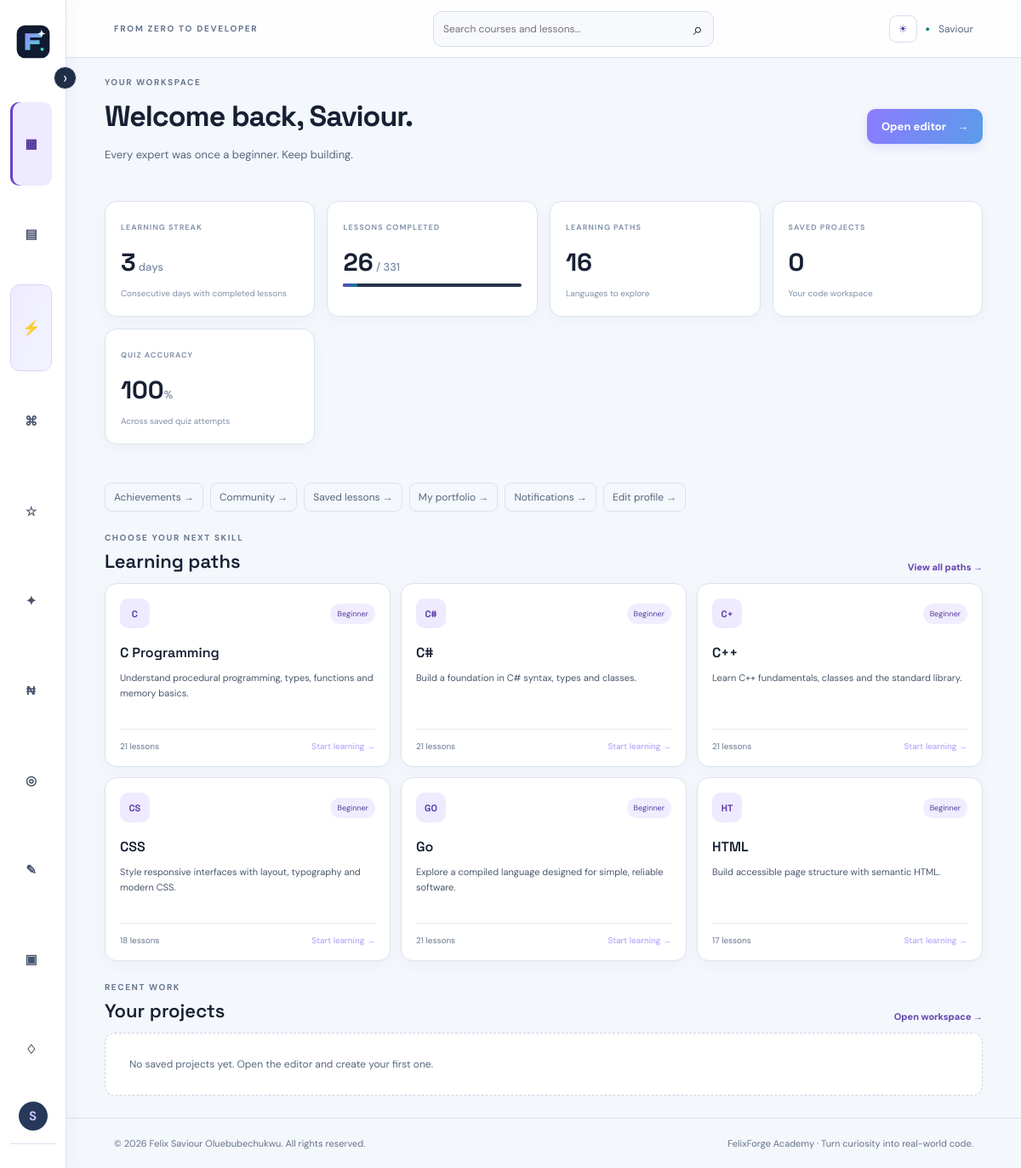
The page /dashboard (signed in) on the database its author committed.
### app.py (models this page shows, shortened)
class User(UserMixin, db.Model):
    id = db.Column(db.Integer, primary_key=True)
    username = db.Column(db.String(32), unique=True, nullable=False)
    email = db.Column(db.String(254), unique=True, nullable=False)
    password_hash = db.Column(db.String(255), nullable=False)
    created_at = db.Column(db.DateTime, default=datetime.utcnow)
    projects = db.relationship('Project', backref='owner', cascade='all, delete-orphan')
    progress = db.relationship('Progress', backref='learner', cascade='all, delete-orphan')
    quiz_results = db.relationship('QuizResult', back_populates='learner', cascade='all, delete-orphan')

class Course(db.Model):
    id = db.Column(db.Integer, primary_key=True)
    slug = db.Column(db.String(40), unique=True, nullable=False)
    title = db.Column(db.String(80), nullable=False)
    level = db.Column(db.String(30), default='Beginner')
    description = db.Column(db.Text, default='')
    language = db.Column(db.String(30), nullable=False)
    access_level = db.Column(db.String(20), nullable=False, default='free')
    lessons = db.relationship('Lesson', backref='course', cascade='all, delete-orphan', order_by='Lesson.position')

### app.py (the view)
@app.route('/dashboard')
@login_required
def dashboard():
    can_view_premium = can_access_advanced_courses()
    course_query = Course.query
    lesson_query = Lesson.query.join(Course)
    progress_query = Progress.query.filter_by(user_id=current_user.id).join(Lesson).join(Course)
    if not can_view_premium:
        course_query = course_query.filter(Course.access_level == 'free')
        lesson_query = lesson_query.filter(Course.access_level == 'free')
        progress_query = progress_query.filter(Course.access_level == 'free')
    courses = course_query.order_by(Course.title).all()
    completed = progress_query.count()
    total = lesson_query.count()
    projects=Project.query.filter_by(user_id=current_user.id).count(); all_results=QuizResult.query.filter_by(user_id=current_user.id).all(); accuracy=round(sum(r.score for r in all_results)/sum(r.total for r in all_results)*100) if all_results else 0; results=QuizResult.query.filter_by(user_id=current_user.id).order_by(QuizResult.created_at.desc()).limit(5).all()
    recent=Project.query.filter_by(user_id=current_user.id).order_by(Project.updated_at.desc()).limit(4).all()
    activity_dates=sorted({p.completed_at.date() for p in Progress.query.filter_by(user_id=current_user.id).all()},reverse=True)
    streak=0; today=date.today(); cursor=today if activity_dates and activity_dates[0]==today else today-timedelta(days=1)
    for day in activity_dates:
        if day==cursor: streak+=1; cursor-=timedelta(days=1)
        elif day<cursor: break
    return render_template('dashboard.html',courses=courses,completed=completed,total=total,projects=projects,accuracy=accuracy,results=results,recent=recent,streak=streak)

### app.py (called while the page is built)
@login_manager.user_loader
def load_user(user_id): return db.session.get(User, int(user_id))

def is_admin_user():
    admin_email = app.config.get('ADMIN_EMAIL', '')
    return bool(
        current_user.is_authenticated
        and app.config.get('ADMIN_ENABLED')
        and admin_email
        and current_user.email.lower() == admin_email
    )

def has_active_premium_membership(user_id):
    now = datetime.utcnow()
    return MembershipPayment.query.filter(
        MembershipPayment.user_id == user_id,
        MembershipPayment.plan.in_(['monthly', 'annual']),
        MembershipPayment.status == 'paid',
        MembershipPayment.starts_at.isnot(None),
        MembershipPayment.starts_at <= now,
        MembershipPayment.ends_at.isnot(None),
        MembershipPayment.ends_at > now,
    ).first() is not None

def can_access_advanced_courses():
    return bool(current_user.is_authenticated and (
        is_admin_user() or has_active_premium_membership(current_user.id)
    ))

@app.before_request
def record_daily_activity():
    if current_user.is_authenticated and request.endpoint not in {'static', 'logout'}:
        today = datetime.utcnow().date()
        activity = UserActivity.query.filter_by(user_id=current_user.id, activity_date=today).first()
        if activity is None:
            db.session.add(UserActivity(user_id=current_user.id, activity_date=today, last_seen_at=datetime.utcnow()))
        try:
            db.session.commit()
        except Exception:
            db.session.rollback()
            app.logger.exception('Could not record learner activity')

### templates/dashboard.html
{% extends 'base.html' %}{% block title %}Dashboard — FelixForge Academy{% endblock %}{% block content %}<div class="page-heading"><div><div class="eyebrow">YOUR WORKSPACE</div><h1>Welcome back, {{ current_user.username }}.</h1><p>Every expert was once a beginner. Keep building.</p></div><a class="button" href="{{ url_for('editor') }}">Open editor <span>→</span></a></div><div class="stats-grid"><div class="stat-card"><span>LEARNING STREAK</span><strong>{{ streak }}<small> days</small></strong><small class="stat-foot">Consecutive days with completed lessons</small></div><div class="stat-card"><span>LESSONS COMPLETED</span><strong>{{ completed }}<small> / {{ total }}</small></strong><div class="progress-track"><i style="width:{{ (completed/total*100)|round|int if total else 0 }}%"></i></div></div><div class="stat-card"><span>LEARNING PATHS</span><strong>{{ courses|length }}</strong><small class="stat-foot">Languages to explore</small></div><div class="stat-card"><span>SAVED PROJECTS</span><strong>{{ projects }}</strong><small class="stat-foot">Your code workspace</small></div><div class="stat-card"><span>QUIZ ACCURACY</span><strong>{{ accuracy }}<small>%</small></strong><small class="stat-foot">Across saved quiz attempts</small></div></div><div class="quick-links"><a href="{{ url_for('achievements') }}">Achievements →</a><a href="{{ url_for('community') }}">Community →</a><a href="{{ url_for('bookmarks') }}">Saved lessons →</a><a href="{{ url_for('portfolio') }}">My portfolio →</a><a href="{{ url_for('notifications') }}">Notifications →</a><a href="{{ url_for('profile') }}">Edit profile →</a></div><div class="section-heading"><div><div class="eyebrow">CHOOSE YOUR NEXT SKILL</div><h2>Learning paths</h2></div><a class="text-link" href="{{ url_for('courses') }}">View all paths →</a></div><div class="course-grid">{% for c in courses[:6] %}<a class="course-card" href="{{ url_for('course_detail',slug=c.slug) }}"><div class="course-top"><span class="language-icon">{{ c.language[:2]|upper }}</span><span class="level-tag">{{ c.level }}</span></div><h3>{{ c.title }}</h3><p>{{ c.description }}</p><div class="course-bottom"><span>{{ c.lessons|length }} lessons</span><span>Start learning →</span></div></a>{% endfor %}</div><div class="section-heading"><div><div class="eyebrow">RECENT WORK</div><h2>Your projects</h2></div><a class="text-link" href="{{ url_for('editor') }}">Open workspace →</a></div>{% if recent %}<div class="project-list">{% for p in recent %}<a href="{{ url_for('editor') }}" class="project-row"><span class="project-file">⌘</span><b>{{ p.name }}</b><small>{{ p.language }}</small><span class="project-date">{{ p.updated_at.strftime('%d %b %Y') }}</span></a>{% endfor %}</div>{% else %}<div class="empty-state">No saved projects yet. Open the editor and create your first one.</div>{% endif %}{% endblock %}

### templates/base.html (shortened to what this page needs)
<!doctype html>
<html lang="en">
<head>
<link rel="stylesheet" href="{{ url_for('static',filename='style.css') }}">
</head>
<body>
<div class="shell">
<aside class="sidebar" id="appSidebar">
<button type="button" class="sidebar-toggle" id="sidebarToggle" aria-label="Collapse navigation" aria-expanded="true" title="Collapse navigation">‹</button>
<a class="brand" href="{{ url_for('home') }}" aria-label="FelixForge Academy home"><img class="brand-logo" src="{{ url_for('static', filename='felixforge-logo.svg') }}" alt=""><span>FelixForge <span class="brand-muted">Academy</span></span></a>
<nav>
<a href="{{ url_for('dashboard') }}" class="nav-link {% if request.endpoint=='dashboard' %}active{% endif %}">▦ <span>Dashboard</span></a>
<a href="{{ url_for('courses') }}" class="nav-link ">▤ </a>
<a href="{{ url_for('advanced_courses') }}" class="nav-link advanced-nav-link {% if advanced_nav_active %}active{% endif %}"><strong class="advanced-icon">⚡</strong><span>Advanced Courses</span><span class="advanced-badge">PRO</span></a>
<a href="{{ url_for('editor') }}" class="nav-link {% if request.endpoint=='editor' %}active{% endif %}">⌘ <span>Code editor</span></a>
<a href="{{ url_for('bookmarks') }}" class="nav-link">☆ <span>Bookmarks</span></a>
<a href="{{ url_for('achievements') }}" class="nav-link">✦ <span>Achievements</span></a>
<a href="{{ url_for('monetization_plan') }}" class="nav-link {% if request.endpoint=='monetization_plan' %}active{% endif %}">₦ <span>Pricing & certificates</span></a>
<a href="{{ url_for('community') }}" class="nav-link">◎ <span>Community</span></a>
<a href="{{ url_for('suggestions') }}" class="nav-link {% if request.endpoint=='suggestions' %}active{% endif %}">✎ <span>Suggestions</span></a>
<a href="{{ url_for('portfolio') }}" class="nav-link">▣ <span>Portfolio</span></a>
<a href="{{ url_for('notifications') }}" class="nav-link">♢ <span>Notifications{% if unread_notifications %} ({{ unread_notifications }}){% endif %}</span></a>
</nav>
<div class="side-bottom"><div class="side-label">YOUR ACCOUNT</div>
<div class="user-mini"><div class="avatar">{{ (current_user.username[0] if current_user.is_authenticated else 'F')|upper }}</div></div>
</div>
</aside>
<main class="main">
<header class="topbar"><div class="crumb">FROM ZERO TO DEVELOPER</div>
<form class="global-search" action="{{ url_for('search') }}" method="get"><input name="q" type="search" placeholder="Search courses and lessons…" aria-label="Search courses and lessons"><button aria-label="Search">⌕</button></form>
<div class="top-actions"><button type="button" class="theme-toggle" id="themeToggle" aria-label="Toggle colour theme" aria-pressed="false">◐</button>
{% if current_user.is_authenticated %}<span class="online-dot">●</span><span class="top-user"><a href="{{ url_for('profile') }}">{{ current_user.username }}</a></span>{% else %}<a class="button button-small" href="{{ url_for('login') }}">Log in</a>{% endif %}</div>
</header>
<section class="page">{% block content %}{% endblock %}</section>
<footer>© {{ year }} Felix Saviour Oluebubechukwu. All rights reserved. <span>FelixForge Academy · Turn curiosity into real-world code.</span></footer>
</main></div>
</body></html>

### rows shown on the page
User: username "S", username "Saviour"
Course: language "C", level "Beginner", title "C Programming", description "Understand procedural programming, types, functions and memory basics.", lessons|length "21"
Course: language "C#", level "Beginner", title "C#", description "Build a foundation in C# syntax, types and classes.", lessons|length "21"
Course: language "C+", level "Beginner", title "C++", description "Learn C++ fundamentals, classes and the standard library.", lessons|length "21"
Course: language "CS", level "Beginner", title "CSS", description "Style responsive interfaces with layout, typography and modern CSS.", lessons|length "18"
Course: language "GO", level "Beginner", title "Go", description "Explore a compiled language designed for simple, reliable software.", lessons|length "21"
Course: language "HT", level "Beginner", title "HTML", description "Build accessible page structure with semantic HTML.", lessons|length "17"

### other values the page prints
{{ streak }} "3"
{{ completed }} "26"
{{ total }} "331"
{{ courses|length }} "16"
{{ projects }} "0"
{{ accuracy }} "100"
